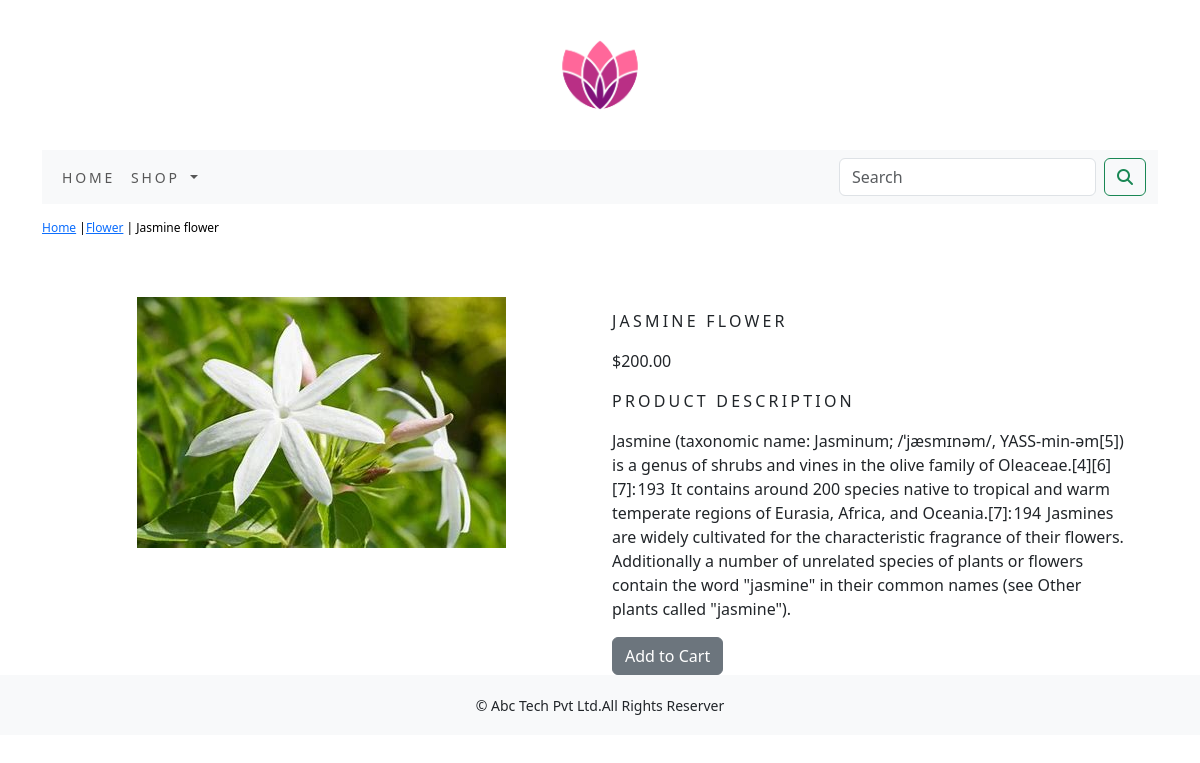
The app's page /eco1app/flower/jasmine-flower/ with its own data.
### eco1app/models.py (models this page shows, shortened)
class Product(models.Model):
    name=models.CharField(max_length=250,unique=True)
    slug=models.SlugField(max_length=250,unique=True)
    desc=models.TextField(blank=True)
    price=models.DecimalField(max_digits=10,decimal_places=2)
    category=models.ForeignKey(Category,on_delete=models.CASCADE)
    img=models.ImageField(upload_to='product',blank=True)
    stock=models.IntegerField()
    available=models.BooleanField(default=True)
    created=models.DateTimeField(auto_now_add=True)
    updated=models.DateTimeField(auto_now=True)
    class Meta:
        ordering = ('name',)
        verbose_name = 'product'
        verbose_name_plural = ('products')

class Category(models.Model):
    name=models.CharField(max_length=250,unique=True)
    slug=models.SlugField(max_length=250,unique=True)
    desc=models.TextField(blank=True)
    img=models.ImageField(upload_to='category',blank=True)
    class Meta:
        ordering=('name',)
        verbose_name='category'
        verbose_name_plural='categories'
    def get_url(self):
        return reverse('eco1app:products_by_category',args=[self.slug])
    def __str__(self):
        return '{}'.format(self.name)

### eco1app/views.py (the view)
# urls.py: path('<slug:c_slug>/<slug:product_slug>/',views.proDetail,name='prodCatdetail')
def proDetail(request,c_slug,product_slug):
    try:
        product=Product.objects.get(category__slug=c_slug,slug=product_slug)
    except Exception as e:
        raise e
    return render(request,'product.html',{'product':product})

### cartapp/context_processors.py (called while the page is built)
def counter(request):
    item_count=0
    if 'admin' in request.path:
        return {}
    else:
        try:
            cart=Cart.objects.filter(cart_id=_cart_id(request))
            cart_items=cartitem.objects.all().filter(cart=cart[:1])
            for cart_item in cart_items:
                item_count += cart_item.quantity
        except Cart.DoesNotExist:
            item_count =0
    return dict(item_count=item_count)

### cartapp/views.py (called while the page is built)
def _cart_id(request):
    cart=request.session.session_key
    if not cart:
        cart=request.session.create()
    return cart

### eco1app/context_processors.py (called while the page is built)
def menu_links(request):
    links=Category.objects.all()
    return dict(links=links)

### templates/product.html (shortened to what this page needs)
{% extends 'base.html' %}
{% load static %}
{% block content %}
<div class="row my_prod_row_class">
    <div class="mx-auto">
        <p><a href="{% url 'eco1app:allProdCat' %}">Home</a> |<a href="{{product.category.get_url}}">{{product.category}}</a> | {{product.name}}</p>
    </div>
</div>
<div class="container">
<br>
<div class="row">
    <div class="col-12 col-sm-12 col-md-12 col-lg-6 text-center">
        <div style="min-width:18rem;">
            <img src="{{product.img.url}}" alt="{{product.name}}">
        </div>
    </div>
        <div class="col-12 col-sm-12 col-md-12 col-lg-6">
            <div>
            <h1 class="my_prod_title">{{product.name}}</h1>
            <p>${{product.price}}</p>
            <p class="my_title">Product Description</p>
            <p class="text-justify my_prod_text">{{product.desc}}</p>
            {% if product.stock <= 0 %}
            <p class="text-justify my_prod_text"><b>Out of stock</b></p>
            {% else %}
            <a class="btn btn-secondary" href="{% url 'cartapp:add_cart' product.id %}">Add to Cart</a>
            {% endif %}
            </div>
        </div>
    </div>
</div>
{% endblock %}

### static/css/custom.css (style rules this page uses)
body { font-family: 'Roboto', sans-serif; }
.my_title { font-size:16px; text-transform:uppercase; letter-spacing:.2em; }
.my_prod_row_class { padding-top:15px; padding-bottom:20px; }
.my_prod_row_class .mx-auto { color:#000; font-size:12px; text-decoration:none; }
.my_prod_title { font-size:16px; text-transform:uppercase; letter-spacing:.2em; padding-top:15px; padding-bottom:10px; }
.my_prod_text { padding-right:20px; }

### records on screen
Product: category "Flower", name "Jasmine flower", img (picture), name "JASMINE FLOWER", price "200.00", desc "Jasmine (taxonomic name: Jasminum; /ˈjæsmɪnəm/, YASS-min-əm[5]) is a genus of shrubs and vines in the olive family of Oleaceae.[4][6][7]: 193 It contains around 200 species native to tropical and warm temperate regions of Eurasia, Africa, and Oceania.[7]: 194 Jasmines are widely cultivated for the characteristic fragrance of their flowers. Additionally a number of unrelated species of plants or flowers contain the word \"jasmine\" in their common names (see Other plants called \"jasmine\")."
